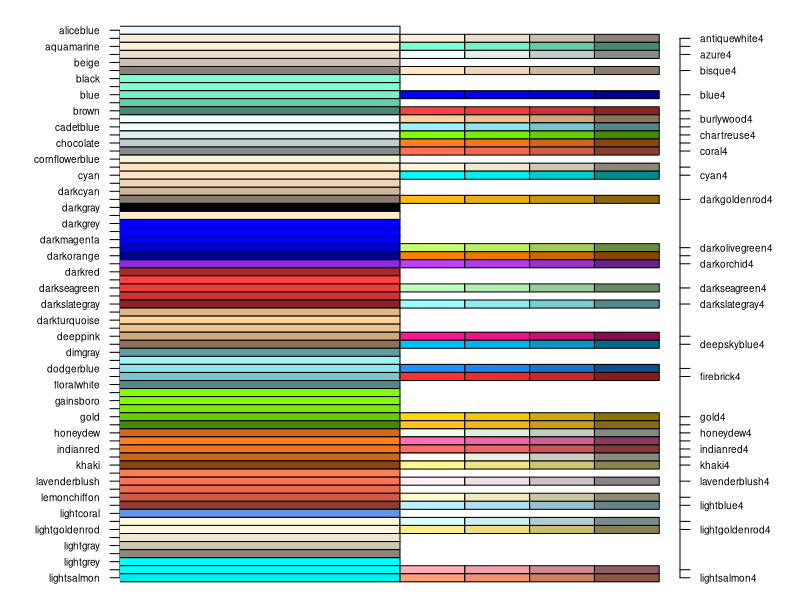
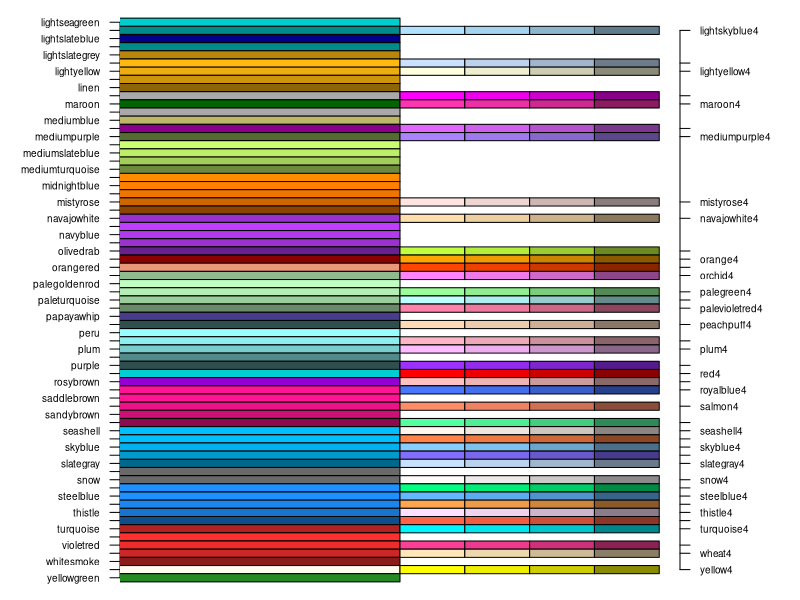

The R script that drew these images, in order:
#### Make 2-page color table of all colors available in R ####
# R color convention is color, color1, color2, color3, and color4
# with shades getting progressively darker
# For example skyblue, skyblue1, skyblue2, skyblue3, skyblue4
# This table prints only the full name, and fullname4 if available
# This table does not show greyscale colors grey0:grey100

# R colors minus 100 shades of grey 
cols = colors()[c(2:151,362:657)]

# Duplicate colors
dupCols = list()
for (i in 1:4){
  dupCols[[i]] <- cols[grep(pattern = i,x = cols)]
}
dupNames = gsub(pattern = '1',replacement = '',x = dupCols[[1]])

# All Color Names 
allNames = cols[!grepl('1',cols) & !grepl('2',cols) & !grepl('3',cols) & !grepl('4',cols)]
indx = match(dupNames,allNames)

# Output color table 
output = data.frame(col = cols,c1=NA,c2=NA,c3=NA,c4=NA,stringsAsFactors = F)
for (i in 1:4){
  output[,i+1][indx] = dupCols[[i]]
}

# Set rectangles x-axis start and end points 
x1 = c(0,3,3.5,4,4.5)
x2 = c(3,3.5,4,4.5,5)

# 2 page color chart 
pdf('rColorTable.pdf',height = 10)
par(mar=c(0,6,0,6))
# First page
plot(0, type="n", ylab="", xlab="",axes=FALSE, ylim=c(69,0), xlim=c(1,5))
axis(2,at = 1:69,labels = allNames[1:69],las=1,cex.axis=0.6)
axis(4,at= indx[indx<70],labels = paste(allNames[indx[indx<70]],4,sep=''),cex.axis=0.6,las=1)
for (j in 1:69) {
  for (i in 1:5) {
    #k = j*5 + i
    if (!is.na(output[j,i])){
      rect(x1[i],j-0.5, x2[i],j+0.5, border="black", col=output[j,i])
    }
  }
}
# Second Page 
plot(0, type="n", ylab="", xlab="",axes=FALSE, ylim=c(138,70),xlim=c(1,5))
axis(2,at = 70:138,labels = allNames[70:138],las=1,cex.axis=0.6)
axis(4,at= indx[indx>=70],labels = paste(allNames[indx[indx>=70]],4,sep=''),cex.axis=0.6,las=1)
for (j in 70:138) {
  for (i in 1:5) {
    #k = j*5 + i
    if (!is.na(output[j,i])){
      rect(x1[i],j-0.5, x2[i],j+0.5, border="black", col=output[j,i])
    }
  }
}
dev.off()
